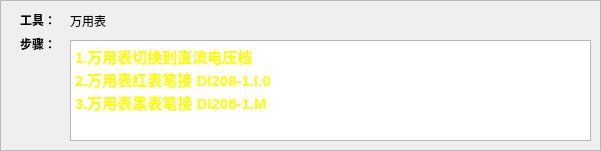
            <widget class="QFrame" name="frame_2">
             <property name="geometry">
              <rect>
               <x>460</x>
               <y>64</y>
               <width>601</width>
               <height>151</height>
              </rect>
             </property>
             <property name="frameShape">
              <enum>QFrame::StyledPanel</enum>
             </property>
             <property name="frameShadow">
              <enum>QFrame::Sunken</enum>
             </property>
             <widget class="QLabel" name="label_15">
              <property name="geometry">
               <rect>
                <x>20</x>
                <y>34</y>
                <width>391</width>
                <height>21</height>
               </rect>
              </property>
              <property name="text">
               <string>&lt;html&gt;&lt;head/&gt;&lt;body&gt;&lt;p&gt;&lt;span style=&quot; font-weight:600;&quot;&gt;步骤：&lt;/span&gt;&lt;/p&gt;&lt;/body&gt;&lt;/html&gt;</string>
              </property>
             </widget>
             <widget class="QLabel" name="label_14">
              <property name="geometry">
               <rect>
                <x>20</x>
                <y>10</y>
                <width>61</width>
                <height>21</height>
               </rect>
              </property>
              <property name="text">
               <string>&lt;html&gt;&lt;head/&gt;&lt;body&gt;&lt;p&gt;&lt;span style=&quot; font-weight:600;&quot;&gt;工具：&lt;/span&gt;&lt;/p&gt;&lt;/body&gt;&lt;/html&gt;</string>
              </property>
             </widget>
             <widget class="QLabel" name="labelTool">
              <property name="geometry">
               <rect>
                <x>70</x>
                <y>10</y>
                <width>521</width>
                <height>21</height>
               </rect>
              </property>
              <property name="text">
               <string>万用表</string>
              </property>
             </widget>
             <widget class="QTextEdit" name="textEditTestDesc">
              <property name="geometry">
               <rect>
                <x>70</x>
                <y>40</y>
                <width>521</width>
                <height>101</height>
               </rect>
              </property>
              <property name="styleSheet">
               <string notr="true">color: rgb(255, 255, 0);</string>
              </property>
              <property name="html">
               <string>&lt;!DOCTYPE HTML PUBLIC &quot;-//W3C//DTD HTML 4.0//EN&quot; &quot;http://www.w3.org/TR/REC-html40/strict.dtd&quot;&gt;
&lt;html&gt;&lt;head&gt;&lt;meta name=&quot;qrichtext&quot; content=&quot;1&quot; /&gt;&lt;style type=&quot;text/css&quot;&gt;
p, li { white-space: pre-wrap; }
&lt;/style&gt;&lt;/head&gt;&lt;body style=&quot; font-family:'SimSun'; font-size:9pt; font-weight:400; font-style:normal;&quot;&gt;
&lt;p style=&quot; margin-top:0px; margin-bottom:0px; margin-left:0px; margin-right:0px; -qt-block-indent:0; text-indent:0px;&quot;&gt;&lt;span style=&quot; font-size:11pt; font-weight:600; color:#ffff00;&quot;&gt;1.万用表切换到直流电压档&lt;/span&gt;&lt;/p&gt;
&lt;p style=&quot; margin-top:0px; margin-bottom:0px; margin-left:0px; margin-right:0px; -qt-block-indent:0; text-indent:0px;&quot;&gt;&lt;span style=&quot; font-size:11pt; font-weight:600; color:#ffff00;&quot;&gt;2.万用表红表笔接 DI208-1.I.0&lt;/span&gt;&lt;/p&gt;
&lt;p style=&quot; margin-top:0px; margin-bottom:0px; margin-left:0px; margin-right:0px; -qt-block-indent:0; text-indent:0px;&quot;&gt;&lt;span style=&quot; font-size:11pt; font-weight:600; color:#ffff00;&quot;&gt;3.万用表黑表笔接 DI208-1.M&lt;/span&gt;&lt;/p&gt;&lt;/body&gt;&lt;/html&gt;</string>
              </property>
             </widget>
            </widget>
